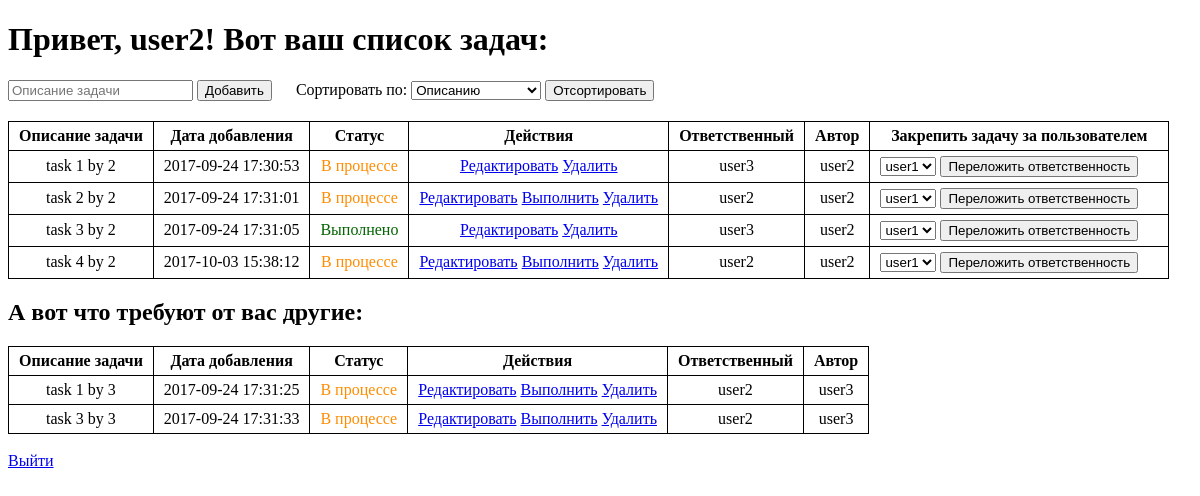
/index.php (signed in), run on the app's committed database.
### tables this page shows
CREATE TABLE `task` (
  `id` int(11) NOT NULL,
  `user_id` int(11) NOT NULL,
  `assigned_user_id` int(11) DEFAULT NULL,
  `description` text NOT NULL,
  `is_done` tinyint(4) NOT NULL DEFAULT '0',
  `date_added` datetime NOT NULL
);

CREATE TABLE `user` (
  `id` int(11) NOT NULL,
  `login` varchar(50) NOT NULL,
  `password` varchar(255) NOT NULL
);

### index.php (the view, shortened to what this page needs)
<!doctype html>
<html lang="ru">
<head>
    <link rel="stylesheet" href="css/style.css">
</head>
<?php
include 'dbconfig.php';
$pdo = new PDO("mysql:host=$servername;dbname=$dbname;charset=utf8", $username, $password);
if (isset($_COOKIE["logged_in"])) {
    $login = $_COOKIE["logged_in"];
    $addButton = 'Добавить';
    $select = "SELECT t.id as task_id, t.description as description, u.id as author_id, u.login as author_name, au.id as assigned_user_id, au.login as assigned_user_name, t.is_done as is_done, t.date_added as date_added FROM task t INNER JOIN user u ON u.id=t.user_id INNER JOIN user au ON t.assigned_user_id=au.id";
    $users = [];
    foreach ($pdo->query("SELECT `login` FROM user") as $user)
    {
        $users[] = $user['login'];
    }
?>
    <h1>Привет, <?=$login?>! Вот ваш список задач:</h1>
    <form method="post" action="./">
        <input placeholder="Описание задачи" name="description" value="<?= $_GET ? $description : "" ?>">
        <input type="submit" value="<?= $addButton ?>" name="add">
        Сортировать по:
        <select name="sortBy">
            <option value="description">Описанию</option>
        </select>
        <input type="submit" value="Отсортировать" name="sort">
    </form>
    <table>
        <tr>
            <th>Описание задачи</th>
            <th>Дата добавления</th>
            <th>Статус</th>
            <th>Действия</th>
            <th>Ответственный</th>
            <th>Автор</th>
            <th>Закрепить задачу за пользователем</th>
        </tr>
    <?php
        $stmt = $pdo->prepare($select);
        $stmt->execute();
        $list = $stmt->fetchAll();
        foreach ($list as $row) {
            if ($login === $row['author_name']) {
                echo '<tr>
                          <td>' . $row['description'] . '</td>
                          <td>' . $row['date_added'] . '</td>
                          <td>';
                            if (intval($row['is_done']) === 1)
                            {
                                echo '<span style="color: darkgreen">Выполнено</span>';
                            } elseif (intval($row['is_done']) === 0)
                            {
                                echo '<span style="color: darkorange">В процессе</span>';
                            } else
                                echo '<span style="color: red">В неопределенном состоянии</span>
                          </td>';
                          echo '<td><a href="index.php?id=' . $row['task_id'] . '&action=edit">Редактировать</a> ';
                            if ($login === $row['assigned_user_name'])
                            {
                                echo '<a href="index.php?id=' . $row['task_id'] . '&action=done"> Выполнить</a> ';
                            }
                            echo '<a href="index.php?id=' . $row['task_id'] . '&action=delete">Удалить</a>
                          </td>
                          <td>' . $row['assigned_user_name'] . '</td>
                          <td>' . $row['author_name'] . '</td>
                          <td>';
         ?>
                <form method="post" action="./">
                    <select name="assign_to">
                        <?php
                        foreach ($users as $user) {
                            if ($login !== $user) {
                                echo '<option>' . $user . '</option>';
                            }
                        }
                        ?>
                    </select>
                    <input type="submit" value="Переложить ответственность" name="assign">
                </form>
                </td></tr>
                <?php
            }
        }
        ?>
    </table>
    <h2>А вот что требуют от вас другие:</h2>
    <table>
    <tr>
        <th>Описание задачи</th>
        <th>Дата добавления</th>
        <th>Статус</th>
        <th>Действия</th>
        <th>Ответственный</th>
        <th>Автор</th>
    </tr>
    <?php
    foreach ($list as $row) {
        if ($login === $row['assigned_user_name'] && $login !== $row['author_name']) {
            echo '<tr>
                    <td>' . $row['description'] . '</td>
                    <td>' . $row['date_added'] . '</td>
                    <td>';
            if (intval($row['is_done']) === 1) {
                echo '<span style="color: darkgreen">Выполнено</span>';
            } elseif (intval ($row['is_done']) === 0) {
                echo '<span style="color: darkorange">В процессе</span>';
            } else
                echo '<span style="color: red">В неопределенном состоянии</span>';
            echo '</td>
                  <td><a href="index.php?id=' . $row['task_id'] . '&action=edit">Редактировать</a>
                      <a href="index.php?id=' . $row['task_id'] . '&action=done"> Выполнить</a>
                      <a href="index.php?id=' . $row['task_id'] . '&action=delete">Удалить</a>
                  </td>
                  <td>' . $row['assigned_user_name'] . '</td>
                  <td>' . $row['author_name'] . '</td>';
        }
    }
    ?>
    </table>
<br>
<a href="logout.php">Выйти</a>
<?php
} else {
    echo '<a href="register.php">Войдите или зарегистрируйтесь</a>';
}
?>
</body>
</html>

### css/style.css (style rules this page uses)
table { margin-top: 20px; border-collapse: collapse; }
td, th { border: 1px solid black; padding: 5px 10px; text-align: center; }
input[type=submit] { margin-right: 20px; }

### data on the page
task: description "task 1 by 2", date_added "2017-09-24 17:30:53", is_done "В процессе", user.login "user3", user.login "user2"
task: description "task 2 by 2", date_added "2017-09-24 17:31:01", is_done "В процессе", user.login "user2"
task: description "task 3 by 2", date_added "2017-09-24 17:31:05", is_done "Выполнено", user.login "user3", user.login "user2"
task: description "task 4 by 2", date_added "2017-10-03 15:38:12", is_done "В процессе", user.login "user2"
task: description "task 1 by 3", date_added "2017-09-24 17:31:25", is_done "В процессе", user.login "user2", user.login "user3"
task: description "task 3 by 3", date_added "2017-09-24 17:31:33", is_done "В процессе", user.login "user2", user.login "user3"

### other printed values
$login "user2"
form field assign_to "user1"
